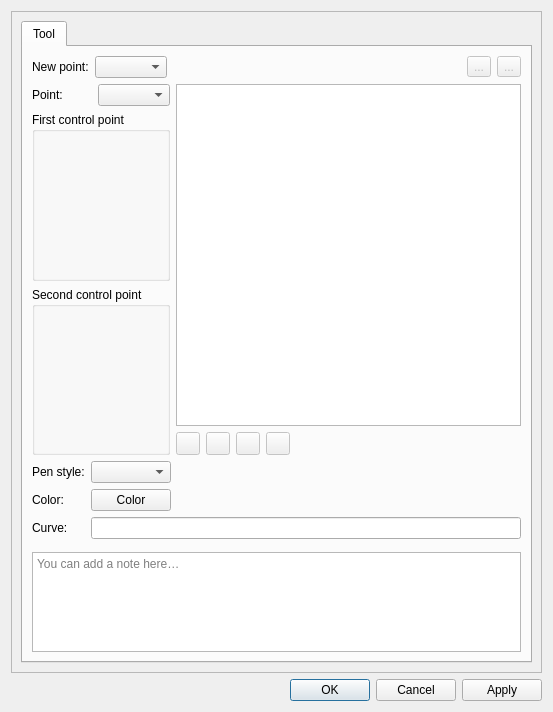
<?xml version="1.0" encoding="UTF-8"?>
<ui version="4.0">
 <class>DialogSplinePath</class>
 <widget class="QDialog" name="DialogSplinePath">
  <property name="geometry">
   <rect>
    <x>0</x>
    <y>0</y>
    <width>553</width>
    <height>712</height>
   </rect>
  </property>
  <property name="windowTitle">
   <string>Curved path</string>
  </property>
  <property name="windowIcon">
   <iconset resource="../../../vmisc/share/resources/icon.qrc">
    <normaloff>:/icon/64x64/icon64x64.png</normaloff>:/icon/64x64/icon64x64.png</iconset>
  </property>
  <property name="locale">
   <locale language="English" country="UnitedStates"/>
  </property>
  <layout class="QVBoxLayout" name="verticalLayout_9">
   <item>
    <widget class="QScrollArea" name="scrollArea">
     <property name="widgetResizable">
      <bool>true</bool>
     </property>
     <widget class="QWidget" name="scrollAreaWidgetContents">
      <property name="geometry">
       <rect>
        <x>0</x>
        <y>0</y>
        <width>533</width>
        <height>661</height>
       </rect>
      </property>
      <layout class="QVBoxLayout" name="verticalLayout_5">
       <item>
        <widget class="QTabWidget" name="tabWidget">
         <property name="currentIndex">
          <number>0</number>
         </property>
         <widget class="QWidget" name="tab">
          <attribute name="title">
           <string>Tool</string>
          </attribute>
          <layout class="QVBoxLayout" name="verticalLayout_10">
           <item>
            <layout class="QHBoxLayout" name="horizontalLayout_3">
             <item>
              <widget class="QLabel" name="label_3">
<property name="visible">
               <bool>false</bool>
               </property>
               <property name="text">
                <string>New point:</string>
               </property>
              </widget>
             </item>
             <item>
              <widget class="QComboBox" name="comboBoxNewPoint">
<property name="visible">
               <bool>false</bool>
               </property>
              </widget>
             </item>
             <item>
              <spacer name="horizontalSpacer_5">
               <property name="orientation">
                <enum>Qt::Orientation::Horizontal</enum>
               </property>
               <property name="sizeHint" stdset="0">
                <size>
                 <width>0</width>
                 <height>0</height>
                </size>
               </property>
              </spacer>
             </item>
             <item>
              <widget class="QToolButton" name="toolButtonAddPoint">
<property name="visible">
               <bool>false</bool>
               </property>
               <property name="enabled">
                <bool>false</bool>
               </property>
               <property name="text">
                <string notr="true">...</string>
               </property>
               <property name="icon">
                <iconset theme="list-add"/>
               </property>
              </widget>
             </item>
             <item>
              <widget class="QToolButton" name="toolButtonRemovePoint">
<property name="visible">
               <bool>false</bool>
               </property>
               <property name="enabled">
                <bool>false</bool>
               </property>
               <property name="text">
                <string notr="true">...</string>
               </property>
               <property name="icon">
                <iconset theme="edit-delete"/>
               </property>
              </widget>
             </item>
            </layout>
           </item>
           <item>
            <layout class="QHBoxLayout" name="horizontalLayout">
             <item>
              <layout class="QVBoxLayout" name="verticalLayout">
               <item>
                <layout class="QHBoxLayout" name="horizontalLayout_5">
                 <item>
                  <widget class="QLabel" name="labelPoint">
<property name="visible">
                   <bool>false</bool>
                   </property>
                   <property name="text">
                    <string>Point:</string>
                   </property>
                  </widget>
                 </item>
                 <item>
                  <widget class="QComboBox" name="comboBoxPoint">
<property name="visible">
                   <bool>false</bool>
                   </property>
                  </widget>
                 </item>
                </layout>
               </item>
               <item>
                <widget class="QGroupBox" name="groupBox">
                 <property name="title">
                  <string>First control point</string>
                 </property>
                 <layout class="QVBoxLayout" name="verticalLayout_3">
                  <item>
                   <layout class="QVBoxLayout" name="verticalLayout_6">
                    <item>
                     <widget class="QWidget" name="formulaLength1Placeholder" native="true"/>
                    </item>
                    <item>
                     <widget class="QWidget" name="formulaAngle1Placeholder" native="true"/>
                    </item>
                   </layout>
                  </item>
                 </layout>
                </widget>
               </item>
               <item>
                <widget class="QGroupBox" name="groupBox_2">
                 <property name="title">
                  <string>Second control point</string>
                 </property>
                 <layout class="QVBoxLayout" name="verticalLayout_2">
                  <item>
                   <layout class="QVBoxLayout" name="verticalLayout_7">
                    <item>
                     <widget class="QWidget" name="formulaLength2Placeholder" native="true"/>
                    </item>
                    <item>
                     <widget class="QWidget" name="formulaAngle2Placeholder" native="true"/>
                    </item>
                   </layout>
                  </item>
                 </layout>
                </widget>
               </item>
              </layout>
             </item>
             <item>
              <layout class="QVBoxLayout" name="verticalLayout_4">
               <item>
                <widget class="QListWidget" name="listWidget">
                 <property name="toolTip">
                  <string>List of points</string>
                 </property>
                </widget>
               </item>
               <item>
                <layout class="QHBoxLayout" name="horizontalLayout_10">
                 <item alignment="Qt::AlignmentFlag::AlignLeft">
                  <widget class="QToolButton" name="toolButtonTop">
                   <property name="enabled">
                    <bool>false</bool>
                   </property>
                   <property name="toolTip">
                    <string>Move on top</string>
                   </property>
                   <property name="text">
                    <string notr="true"/>
                   </property>
                   <property name="icon">
                    <iconset theme="go-top">
                     <normaloff>../../../../app/tape</normaloff>../../../../app/tape</iconset>
                   </property>
                  </widget>
                 </item>
                 <item alignment="Qt::AlignmentFlag::AlignLeft">
                  <widget class="QToolButton" name="toolButtonUp">
                   <property name="enabled">
                    <bool>false</bool>
                   </property>
                   <property name="toolTip">
                    <string>Move up</string>
                   </property>
                   <property name="text">
                    <string notr="true"/>
                   </property>
                   <property name="icon">
                    <iconset theme="go-up">
                     <normaloff>../../../../app/tape</normaloff>../../../../app/tape</iconset>
                   </property>
                  </widget>
                 </item>
                 <item alignment="Qt::AlignmentFlag::AlignLeft">
                  <widget class="QToolButton" name="toolButtonDown">
                   <property name="enabled">
                    <bool>false</bool>
                   </property>
                   <property name="toolTip">
                    <string>Move down</string>
                   </property>
                   <property name="text">
                    <string notr="true"/>
                   </property>
                   <property name="icon">
                    <iconset theme="go-down">
                     <normaloff>../../../../app/tape</normaloff>../../../../app/tape</iconset>
                   </property>
                  </widget>
                 </item>
                 <item alignment="Qt::AlignmentFlag::AlignLeft">
                  <widget class="QToolButton" name="toolButtonBottom">
                   <property name="enabled">
                    <bool>false</bool>
                   </property>
                   <property name="toolTip">
                    <string>Move on bottom</string>
                   </property>
                   <property name="text">
                    <string notr="true"/>
                   </property>
                   <property name="icon">
                    <iconset theme="go-bottom">
                     <normaloff>../../../../app/tape</normaloff>../../../../app/tape</iconset>
                   </property>
                  </widget>
                 </item>
                 <item>
                  <spacer name="horizontalSpacer_6">
                   <property name="orientation">
                    <enum>Qt::Orientation::Horizontal</enum>
                   </property>
                   <property name="sizeHint" stdset="0">
                    <size>
                     <width>5000</width>
                     <height>20</height>
                    </size>
                   </property>
                  </spacer>
                 </item>
                </layout>
               </item>
              </layout>
             </item>
            </layout>
           </item>
           <item>
            <layout class="QFormLayout" name="formLayout">
             <property name="fieldGrowthPolicy">
              <enum>QFormLayout::FieldGrowthPolicy::ExpandingFieldsGrow</enum>
             </property>
             <item row="0" column="0">
              <widget class="QLabel" name="label">
               <property name="text">
                <string>Pen style:</string>
               </property>
              </widget>
             </item>
             <item row="0" column="1">
              <widget class="QComboBox" name="comboBoxPenStyle">
               <property name="minimumSize">
                <size>
                 <width>80</width>
                 <height>0</height>
                </size>
               </property>
               <property name="maximumSize">
                <size>
                 <width>110</width>
                 <height>16777215</height>
                </size>
               </property>
               <property name="iconSize">
                <size>
                 <width>80</width>
                 <height>14</height>
                </size>
               </property>
              </widget>
             </item>
             <item row="1" column="0">
              <widget class="QLabel" name="label_5">
               <property name="text">
                <string>Color:</string>
               </property>
              </widget>
             </item>
             <item row="1" column="1">
              <widget class="VPE::QtColorPicker" name="pushButtonColor">
               <property name="text">
                <string notr="true">Color</string>
               </property>
              </widget>
             </item>
             <item row="2" column="0">
              <widget class="QLabel" name="labelAlias">
               <property name="text">
                <string>Curve:</string>
               </property>
              </widget>
             </item>
             <item row="2" column="1">
              <widget class="QLineEdit" name="lineEditAlias"/>
             </item>
            </layout>
           </item>
           <item>
            <layout class="QHBoxLayout" name="notesSeparatorLayout">
             <property name="leftMargin">
              <number>33</number>
             </property>
             <property name="rightMargin">
              <number>33</number>
             </property>
             <item>
              <widget class="QFrame" name="notesSeparator">
               <property name="minimumSize">
                <size>
                 <width>0</width>
                 <height>1</height>
                </size>
               </property>
               <property name="maximumSize">
                <size>
                 <width>16777215</width>
                 <height>1</height>
                </size>
               </property>
              </widget>
             </item>
            </layout>
           </item>
           <item>
            <widget class="QPlainTextEdit" name="plainTextEditToolNotes">
             <property name="placeholderText">
              <string>You can add a note here…</string>
             </property>
             <property name="maximumSize">
              <size>
               <width>16777215</width>
               <height>100</height>
              </size>
             </property>
            </widget>
           </item>
          </layout>
         </widget>
        </widget>
       </item>
      </layout>
     </widget>
    </widget>
   </item>
   <item>
    <widget class="QDialogButtonBox" name="buttonBox">
     <property name="orientation">
      <enum>Qt::Orientation::Horizontal</enum>
     </property>
     <property name="standardButtons">
      <set>QDialogButtonBox::StandardButton::Apply|QDialogButtonBox::StandardButton::Cancel|QDialogButtonBox::StandardButton::Ok</set>
     </property>
    </widget>
   </item>
  </layout>
 </widget>
 <customwidgets>
  <customwidget>
   <class>VPE::QtColorPicker</class>
   <extends>QPushButton</extends>
   <header>../vpropertyexplorer/qtcolorpicker.h</header>
  </customwidget>
  
 </customwidgets>
 
 <resources>
  <include location="../../../vmisc/share/resources/icon.qrc"/>
 </resources>
 <connections>
  <connection>
   <sender>buttonBox</sender>
   <signal>accepted()</signal>
   <receiver>DialogSplinePath</receiver>
   <slot>accept()</slot>
   <hints>
    <hint type="sourcelabel">
     <x>248</x>
     <y>254</y>
    </hint>
    <hint type="destinationlabel">
     <x>157</x>
     <y>274</y>
    </hint>
   </hints>
  </connection>
  <connection>
   <sender>buttonBox</sender>
   <signal>rejected()</signal>
   <receiver>DialogSplinePath</receiver>
   <slot>reject()</slot>
   <hints>
    <hint type="sourcelabel">
     <x>316</x>
     <y>260</y>
    </hint>
    <hint type="destinationlabel">
     <x>286</x>
     <y>274</y>
    </hint>
   </hints>
  </connection>
 </connections>
</ui>
